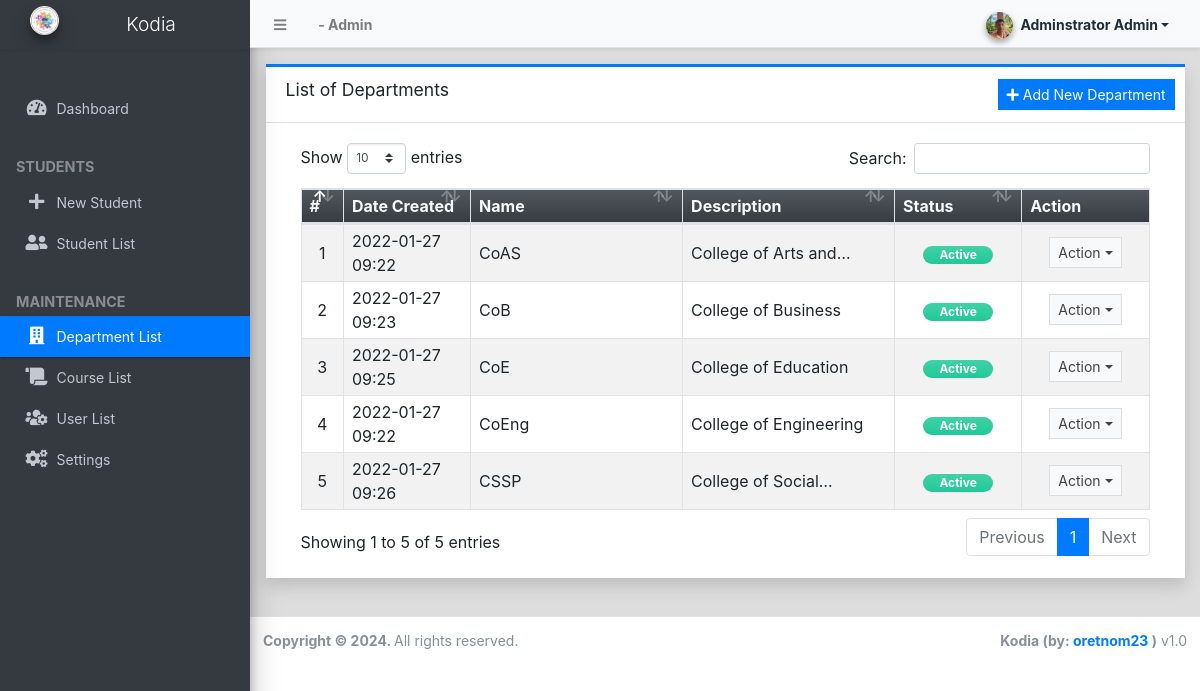
/admin/?page=departments (signed in), run on the app's committed database.
### tables this page shows
CREATE TABLE `department_list` (
  `id` int(30) NOT NULL,
  `name` text NOT NULL,
  `description` text NOT NULL,
  `status` tinyint(1) NOT NULL DEFAULT 1,
  `delete_flag` tinyint(1) NOT NULL DEFAULT 0,
  `date_created` datetime NOT NULL DEFAULT current_timestamp(),
  `date_updated` datetime DEFAULT NULL ON UPDATE current_timestamp()
);

### classes/DBConnection.php (called while the page is built, shortened)
<?php
class DBConnection{
    private $host = DB_SERVER;
    private $username = DB_USERNAME;
    private $password = DB_PASSWORD;
    private $database = DB_NAME;
    public $conn;
    public function __construct(){
        if (!isset($this->conn)) {
            $this->conn = new mysqli($this->host, $this->username, $this->password, $this->database);
        }
    }
}
?>

### classes/SystemSettings.php (called while the page is built, shortened)
<?php
class SystemSettings extends DBConnection{
	function userdata($field = ''){
		if(!empty($field)){
			if(isset($_SESSION['userdata'][$field]))
				return $_SESSION['userdata'][$field];
			else
				return null;
		}else{
			return false;
		}
	}
	function info($field=''){
		if(!empty($field)){
			if(isset($_SESSION['system_info'][$field]))
				return $_SESSION['system_info'][$field];
			else
				return false;
		}else{
			return false;
		}
	}
}
$_settings = new SystemSettings();
?>

### config.php (called while the page is built, shortened)
<?php
require_once('classes/DBConnection.php');
require_once('classes/SystemSettings.php');
function validate_image($file){
	if(!empty($file)){
        $ex = explode('?',$file);
        $file = $ex[0];
        $param =  isset($ex[1]) ? '?'.$ex[1]  : '';
		if(is_file(base_app.$file)){
			return base_url.$file.$param;
		}else{
			return base_url.'dist/img/no-image-available.png';
		}
	}else{
		return base_url.'dist/img/no-image-available.png';
	}
}
?>

### admin/departments/index.php (the view, shortened to what this page needs)
<div class="card card-outline card-primary rounded-0 shadow">
	<div class="card-header">
		<h3 class="card-title">List of Departments</h3>
		<?php if($_settings->userdata('type') == 1): ?>
		<div class="card-tools">
			<a href="javascript:void(0)" id="create_new" class="btn btn-flat btn-sm btn-primary"><span class="fas fa-plus"></span>  Add New Department</a>
		</div>
		<?php endif; ?>
	</div>
	<div class="card-body">
		<div class="container-fluid">
        <div class="container-fluid">
			<table class="table table-bordered table-hover table-striped">
				<colgroup>
					<col width="5%">
					<col width="15%">
					<col width="25%">
					<col width="25%">
					<col width="15%">
					<col width="15%">
				</colgroup>
				<thead>
					<tr class="bg-gradient-dark text-light">
						<th>#</th>
						<th>Date Created</th>
						<th>Name</th>
						<th>Description</th>
						<th>Status</th>
						<th>Action</th>
					</tr>
				</thead>
				<tbody>
					<?php
						$i = 1;
						$qry = $conn->query("SELECT * from `department_list` where delete_flag = 0 order by `name` asc ");
						while($row = $qry->fetch_assoc()):
					?>
						<tr>
							<td class="text-center"><?php echo $i++; ?></td>
							<td class=""><?php echo date("Y-m-d H:i",strtotime($row['date_created'])) ?></td>
							<td class=""><p class="m-0 truncate-1"><?php echo $row['name'] ?></p></td>
							<td class=""><p class="m-0 truncate-1"><?php echo $row['description'] ?></p></td>
							<td class="text-center">
								<?php
									switch ($row['status']){
										case 1:
											echo '<span class="rounded-pill badge badge-success bg-gradient-teal px-3">Active</span>';
											break;
									}
								?>
							</td>
							<td align="center">
								 <button type="button" class="btn btn-flat btn-default btn-sm dropdown-toggle dropdown-icon" data-toggle="dropdown">
				                  		Action
				                  </button>
							</td>
						</tr>
					<?php endwhile; ?>
				</tbody>
			</table>
		</div>
		</div>
	</div>
</div>

### admin/index.php (shortened to what this page needs)
<?php require_once('../config.php'); ?>
 <!DOCTYPE html>
<html lang="en" class="" style="height: auto;">
<?php require_once('inc/header.php') ?>
  <body class="layout-fixed control-sidebar-slide-open layout-navbar-fixed" data-new-gr-c-s-check-loaded="14.991.0" data-gr-ext-installed="" style="height: auto;">
    <div class="wrapper">
     <?php require_once('inc/topBarNav.php') ?>
     <?php require_once('inc/navigation.php') ?>
     <?php $page = isset($_GET['page']) ? $_GET['page'] : 'home';  ?>
      <div class="content-wrapper pt-3" style="min-height: 567.854px;">
        <section class="content ">
          <div class="container-fluid">
            <?php
              if(!file_exists($page.".php") && !is_dir($page)){
                  include '404.html';
              }else{
                if(is_dir($page))
                  include $page.'/index.php';
                else
                  include $page.'.php';
              }
            ?>
          </div>
        </section>
      </div>
      <?php require_once('inc/footer.php') ?>
  </body>
</html>

### admin/inc/header.php (shortened to what this page needs)
<head>
    <link rel="stylesheet" href="<?php echo base_url ?>plugins/fontawesome-free/css/all.min.css">
    <link rel="stylesheet" href="<?php echo base_url ?>plugins/tempusdominus-bootstrap-4/css/tempusdominus-bootstrap-4.min.css">
  <link rel="stylesheet" href="<?php echo base_url ?>plugins/datatables-bs4/css/dataTables.bootstrap4.min.css">
  <link rel="stylesheet" href="<?php echo base_url ?>plugins/datatables-responsive/css/responsive.bootstrap4.min.css">
  <link rel="stylesheet" href="<?php echo base_url ?>plugins/datatables-buttons/css/buttons.bootstrap4.min.css">
  <link rel="stylesheet" href="<?php echo base_url ?>plugins/select2/css/select2.min.css">
  <link rel="stylesheet" href="<?php echo base_url ?>plugins/select2-bootstrap4-theme/select2-bootstrap4.min.css">
    <link rel="stylesheet" href="<?php echo base_url ?>plugins/icheck-bootstrap/icheck-bootstrap.min.css">
    <link rel="stylesheet" href="<?php echo base_url ?>plugins/jqvmap/jqvmap.min.css">
    <link rel="stylesheet" href="<?php echo base_url ?>plugins/fullcalendar/main.css">
    <link rel="stylesheet" href="<?php echo base_url ?>dist/css/adminlte.css">
    <link rel="stylesheet" href="<?php echo base_url ?>dist/css/custom.css">
    <link rel="stylesheet" href="<?php echo base_url ?>plugins/overlayScrollbars/css/OverlayScrollbars.min.css">
    <link rel="stylesheet" href="<?php echo base_url ?>plugins/daterangepicker/daterangepicker.css">
    <link rel="stylesheet" href="<?php echo base_url ?>plugins/summernote/summernote-bs4.min.css">
  <link rel="stylesheet" href="<?php echo base_url ?>plugins/sweetalert2-theme-bootstrap-4/bootstrap-4.min.css">
  </head>

### admin/inc/topBarNav.php (shortened to what this page needs)
<nav class="main-header navbar navbar-expand navbar-light border-top-0  border-left-0 border-right-0 text-sm shadow-sm bg-gradient-light">
  <ul class="navbar-nav">
    <li class="nav-item">
    <a class="nav-link" data-widget="pushmenu" href="#" role="button"><i class="fas fa-bars"></i></a>
    </li>
    <li class="nav-item d-none d-sm-inline-block">
      <a href="<?php echo base_url ?>" class="nav-link"><b><?php echo (!isMobileDevice()) ? $_settings->info('name'):$_settings->info('short_name'); ?> - Admin</b></a>
    </li>
  </ul>
  <ul class="navbar-nav ml-auto">
    <li class="nav-item">
      <div class="btn-group nav-link">
            <button type="button" class="btn btn-rounded badge badge-light dropdown-toggle dropdown-icon" data-toggle="dropdown">
              <span><img src="<?php echo validate_image($_settings->userdata('avatar')) ?>" class="img-circle elevation-2 user-img" alt="User Image"></span>
              <span class="ml-3"><?php echo ucwords($_settings->userdata('firstname').' '.$_settings->userdata('lastname')) ?></span>
            </button>
        </div>
    </li>
  </ul>
</nav>

### admin/inc/navigation.php (shortened to what this page needs)
<aside class="main-sidebar sidebar-dark-primary elevation-4 sidebar-no-expand bg-dark">
  <a href="<?php echo base_url ?>admin" class="brand-link bg-transparent text-sm border-0 shadow-sm">
    <img src="<?php echo validate_image($_settings->info('logo'))?>" alt="Store Logo" class="brand-image img-circle elevation-3 bg-black">
    <span class="brand-text font-weight-light"><?php echo $_settings->info('short_name') ?></span>
  </a>
  <div class="sidebar os-host os-theme-light os-host-overflow os-host-overflow-y os-host-resize-disabled os-host-transition os-host-scrollbar-horizontal-hidden">
    <div class="os-content-glue" style="margin: 0px -8px; width: 249px; height: 646px;"></div>
    <div class="os-padding">
      <div class="os-viewport os-viewport-native-scrollbars-invisible" style="overflow-y: scroll;">
        <div class="os-content" style="padding: 0px 8px; height: 100%; width: 100%;">
          <nav class="mt-4">
            <ul class="nav nav-pills nav-sidebar flex-column text-sm nav-compact nav-flat nav-child-indent nav-collapse-hide-child" data-widget="treeview" role="menu" data-accordion="false">
              <li class="nav-item dropdown">
                <a href="./" class="nav-link nav-home">
                  <i class="nav-icon fas fa-tachometer-alt"></i>
                  <p>
                    Dashboard
                  </p>
                </a>
              </li>
              <li class="nav-header">Students</li>
              <li class="nav-item dropdown">
                <a href="<?php echo base_url ?>admin/?page=students/manage_student" class="nav-link nav-students_manage_student">
                  <i class="nav-icon fas fa-plus"></i>
                  <p>
                    New Student
                  </p>
                </a>
              </li>
              <li class="nav-item">
                <a href="<?php echo base_url ?>admin/?page=students" class="nav-link nav-students">
                  <i class="nav-icon fas fa-user-friends"></i>
                  <p>
                    Student List
                  </p>
                </a>
              </li>
              <li class="nav-header">Maintenance</li>
              <li class="nav-item dropdown">
                <a href="<?php echo base_url ?>admin/?page=departments" class="nav-link nav-departments">
                  <i class="nav-icon fas fa-building"></i>
                  <p>
                    Department List
                  </p>
                </a>
              </li>
              <li class="nav-item dropdown">
                <a href="<?php echo base_url ?>admin/?page=courses" class="nav-link nav-courses">
                  <i class="nav-icon fas fa-scroll"></i>
                  <p>
                    Course List
                  </p>
                </a>
              </li>
              <?php if($_settings->userdata('type') == 1): ?>
              <li class="nav-item dropdown">
                <a href="<?php echo base_url ?>admin/?page=user/list" class="nav-link nav-user_list">
                  <i class="nav-icon fas fa-users-cog"></i>
                  <p>
                    User List
                  </p>
                </a>
              </li>
              <li class="nav-item dropdown">
                <a href="<?php echo base_url ?>admin/?page=system_info" class="nav-link nav-system_info">
                  <i class="nav-icon fas fa-cogs"></i>
                  <p>
                    Settings
                  </p>
                </a>
              </li>
              <?php endif; ?>
            </ul>
          </nav>
        </div>
      </div>
    </div>
  </div>
</aside>

### admin/inc/footer.php (shortened to what this page needs)
<footer class="main-footer text-sm">
        <strong>Copyright © <?php echo date('Y') ?>.
        </strong>
        All rights reserved.
        <div class="float-right d-none d-sm-inline-block">
          <b><?php echo $_settings->info('short_name') ?> (by: <a href="mailto:oretnom23@gmail.com" target="blank">oretnom23</a> )</b> v1.0
        </div>
      </footer>
    </div>

### admin/inc/topBarNav.php (style rules this page uses)
.user-img { position: absolute; height: 27px; width: 27px; object-fit: cover; left: -7%; top: -12%; }
.btn-rounded { border-radius: 50px; }

### admin/inc/navigation.php (style rules this page uses)
.main-sidebar { width: 250px; position: fixed; top: 0; left: 0; height: 100%; background-color: #343a40; color: #ffffff; padding-top: 20px; z-index: 1030; }
.brand-link { padding: 10px 15px; display: block; text-align: center; border-bottom: 1px solid #4f5962; }
.brand-image { width: 40px; height: 40px; border-radius: 50%; object-fit: cover; margin-right: 10px; }
.brand-text { font-size: 1.2rem; font-weight: bold; }
.nav-sidebar .nav-link { color: #d2d6de; padding: 10px 15px; }
.nav-sidebar .nav-link:hover, .nav-sidebar .nav-link.active { background-color: #4f5962; }
.nav-sidebar .nav-header { font-size: 0.9rem; padding: 10px 15px; color: #8a8d93; text-transform: uppercase; font-weight: bold; margin-top: 15px; }

### data on the page
department_list: date_created "2022-01-27 09:22", name "CoAS", description "College of Arts…", status "Active"
department_list: date_created "2022-01-27 09:23", name "CoB", description "College of Business", status "Active"
department_list: date_created "2022-01-27 09:25", name "CoE", description "College of Education", status "Active"
department_list: date_created "2022-01-27 09:22", name "CoEng", description "College of Engineering", status "Active"
department_list: date_created "2022-01-27 09:26", name "CSSP", description "College of…", status "Active"

### other printed values
$_settings->userdata('firstname').' '.$_settings->userdata('lastname') "Adminstrator Admin"
$_settings->info('short_name') "Kodia"
